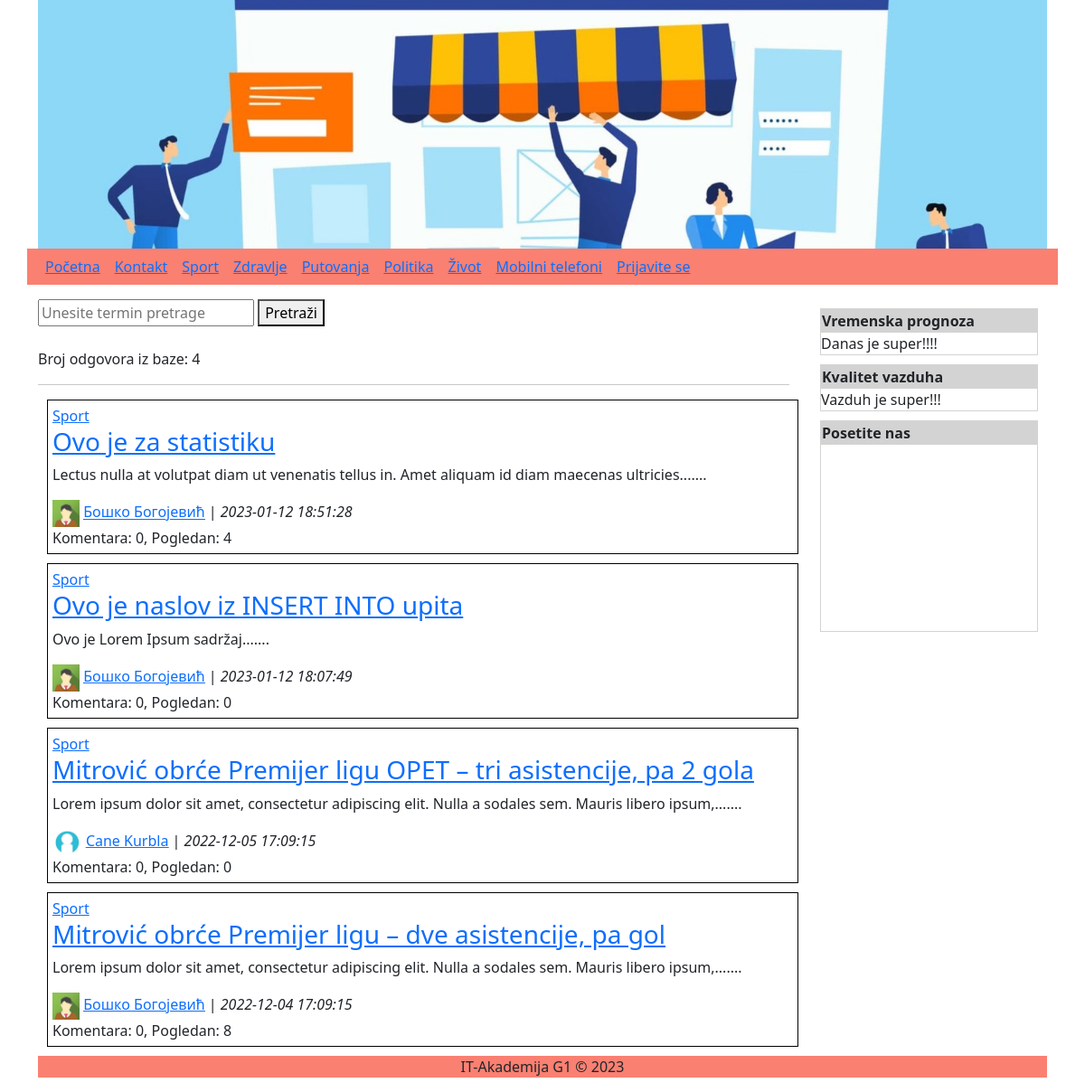
Screenshot of /index.php?kategorija=1 with the database file from the repository.
### tables this page shows
CREATE TABLE IF NOT EXISTS `kategorije` (
  `id` int(2) UNSIGNED NOT NULL AUTO_INCREMENT,
  `naziv` varchar(20) NOT NULL,
  PRIMARY KEY (`id`)
);

### klase/classBaza.php (called while the page is built, shortened)
<?php
class Baza{
    private $db;
    public function connect(){
        $this->db=@mysqli_connect("localhost", "root", "", "g1");
        return $this->db;
    }
    public function query($upit){
        return mysqli_query($this->db, $upit);
    }
    public function fetch_assoc($rez){
        return mysqli_fetch_assoc($rez);
    }
}
?>

### funkcije.php (called while the page is built, shortened)
<?php
function login(){
    return false;
}
?>

### _gornjimeni.php (the view)
<div class="row mb-3">
    <div class="col-12" style="background-color: salmon">
        <?php
        echo "<div class='link'><a href='index.php'>Početna</a></div>";
        echo "<div class='link'><a href='kontakt.php'>Kontakt</a></div>";
        $upit="SELECT * FROM kategorije";
        $rez=$db->query($upit);
        while($red=$db->fetch_assoc($rez))
            echo "<div class='link'><a href='index.php?kategorija={$red['id']}'>{$red['naziv']}</a></div>";
        if(login()){
            echo "<div class='link'><a href='odjava.php'><span id='spanPodaci'>{$_SESSION['podaci']}</span></a></div>";
        }else
            echo "<div class='link'><a href='prijava.php'>Prijavite se</a></div>";
        ?>
    </div>
</div>

### css/style.css (style rules this page uses)
.link { display: inline-block; padding:5px; margin:3px; }

### rows the page displays
kategorije: naziv "Sport"
kategorije: naziv "Zdravlje"
kategorije: naziv "Putovanja"
kategorije: naziv "Politika"
kategorije: naziv "Život"
kategorije: naziv "Mobilni telefoni"

### other values shown
$db->num_rows($rez) "4"
$red['naziv'] "Sport"
$red['naslov'] "Ovo je za statistiku"
implode(" ", $niz) "Lectus nulla at volutpat diam ut venenatis tellus in. Amet aliquam id diam maecenas ultricies"
$red['ime'] "Бошко"
$red['prezime'] "Богојевић"
$red['vremeK'] "2023-01-12 18:51:28"
$pomred->broj "0"
$red['pogledan'] "4"
$red['naslov'] "Ovo je naslov iz INSERT INTO upita"
implode(" ", $niz) "Ovo je Lorem Ipsum sadržaj"
$red['vremeK'] "2023-01-12 18:07:49"
$red['pogledan'] "0"
$red['naslov'] "Mitrović obrće Premijer ligu OPET – tri asistencije, pa 2 gola"
implode(" ", $niz) "Lorem ipsum dolor sit amet, consectetur adipiscing elit. Nulla a sodales sem. Mauris libero ipsum,"
